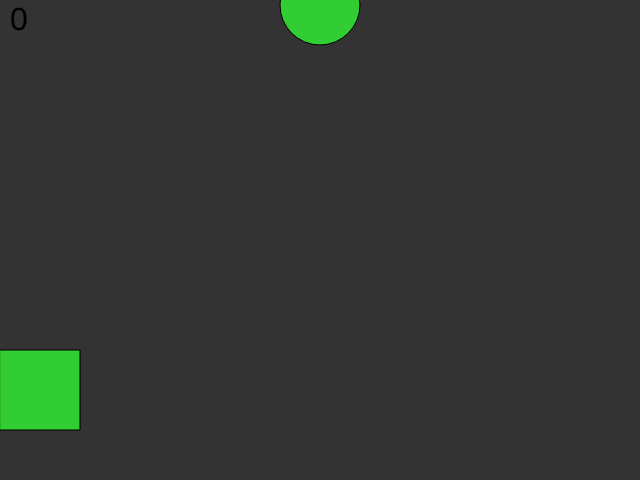
Frame 1 (no input)
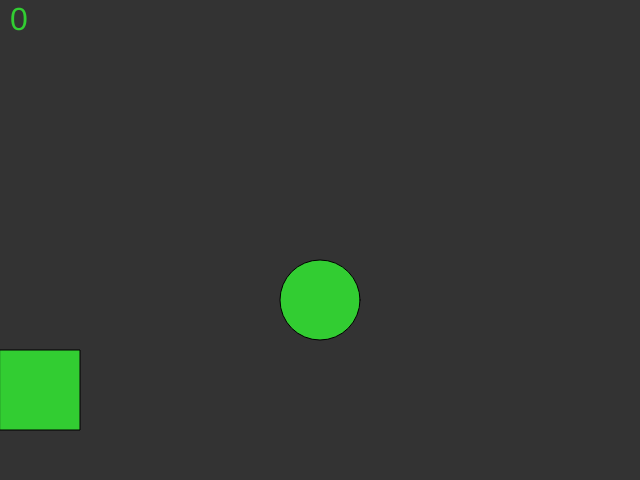
Frame 60 (no input)
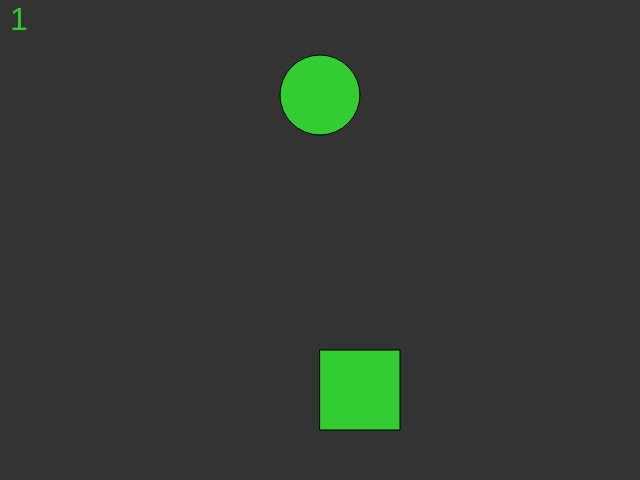
Frame 120 (the mouse pressed at the canvas centre since frame 60)

The p5.js sketch that drew these frames (run headless with seeded random() and noise() and a simulated clock; from frame 60 on, the mouse is pressed at the canvas centre):

// p5.js sketch
// ── sketch.js
//dodger game idea from http://inventwithpython.com/blog/2012/02/20/i-need-practice-programming-49-ideas-for-game-clones-to-code/

//globals
var block_x_position = 320;
var block_y_position = 0;
var score = 0;
var game_loop = true;

function setup() {
	createCanvas(640, 480);
	
}
//add to score every second
window.setInterval(
    function () {
         score = score + 1;
    }, 1000);
	 
function print_score(){
	//add score
	textSize(32);
	text(score, 10, 30);
}	

function ball_object(){
	//make the ball move downward
	block_y_position = block_y_position + 5;
	if (block_y_position > 500){
		//reset ball
		block_y_position = 0;
		
	}
	fill(50,205,50);
	//draw ball
	ellipse(block_x_position, block_y_position, 80, 80);
}

function hit_detection(){
	//hit detection
	if (mouseX < block_x_position && mouseX > block_x_position - 100 && 350 < block_y_position && 350 > block_y_position - 100){
		fill(128,128,0);
		game_loop = false;
	}
	
}

function player(){
	//draw player rectangle
	rect(mouseX, 350, 80, 80);	
	
}

function draw() {
	
	if (game_loop){
	
		background(51);
		print_score();
		ball_object();
		hit_detection();
		player();
		
	}
	else{
	
		background(255);
	
	}
	
}
